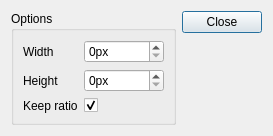
<?xml version="1.0" encoding="UTF-8"?>
<ui version="4.0">
 <class>Bohdan::DialogSaveImageView</class>
 <widget class="QDialog" name="Bohdan::DialogSaveImageView">
  <property name="geometry">
   <rect>
    <x>0</x>
    <y>0</y>
    <width>247</width>
    <height>116</height>
   </rect>
  </property>
  <property name="windowTitle">
   <string>Save View to Image</string>
  </property>
  <property name="modal">
   <bool>true</bool>
  </property>
  <layout class="QHBoxLayout" name="horizontalLayout">
   <item>
    <widget class="QGroupBox" name="groupBox">
     <property name="title">
      <string>Options</string>
     </property>
     <layout class="QFormLayout" name="formLayout">
      <item row="0" column="0">
       <widget class="QLabel" name="label">
        <property name="text">
         <string>Width</string>
        </property>
       </widget>
      </item>
      <item row="0" column="1">
       <widget class="QSpinBox" name="edit_Width">
        <property name="suffix">
         <string>px</string>
        </property>
        <property name="maximum">
         <number>100000</number>
        </property>
        <property name="singleStep">
         <number>10</number>
        </property>
       </widget>
      </item>
      <item row="1" column="0">
       <widget class="QLabel" name="label_2">
        <property name="text">
         <string>Height</string>
        </property>
       </widget>
      </item>
      <item row="1" column="1">
       <widget class="QSpinBox" name="edit_Height">
        <property name="suffix">
         <string>px</string>
        </property>
        <property name="maximum">
         <number>100000</number>
        </property>
        <property name="singleStep">
         <number>10</number>
        </property>
       </widget>
      </item>
      <item row="2" column="0">
       <widget class="QLabel" name="label_3">
        <property name="text">
         <string>Keep ratio</string>
        </property>
       </widget>
      </item>
      <item row="2" column="1">
       <widget class="QCheckBox" name="checkBox_KeepRatio">
        <property name="text">
         <string/>
        </property>
        <property name="checked">
         <bool>true</bool>
        </property>
       </widget>
      </item>
     </layout>
    </widget>
   </item>
   <item>
    <widget class="QDialogButtonBox" name="buttonBox">
     <property name="orientation">
      <enum>Qt::Vertical</enum>
     </property>
     <property name="standardButtons">
      <set>QDialogButtonBox::Close</set>
     </property>
    </widget>
   </item>
  </layout>
 </widget>
 <resources/>
 <connections>
  <connection>
   <sender>buttonBox</sender>
   <signal>accepted()</signal>
   <receiver>Bohdan::DialogSaveImageView</receiver>
   <slot>accept()</slot>
   <hints>
    <hint type="sourcelabel">
     <x>248</x>
     <y>254</y>
    </hint>
    <hint type="destinationlabel">
     <x>157</x>
     <y>274</y>
    </hint>
   </hints>
  </connection>
  <connection>
   <sender>buttonBox</sender>
   <signal>rejected()</signal>
   <receiver>Bohdan::DialogSaveImageView</receiver>
   <slot>reject()</slot>
   <hints>
    <hint type="sourcelabel">
     <x>316</x>
     <y>260</y>
    </hint>
    <hint type="destinationlabel">
     <x>286</x>
     <y>274</y>
    </hint>
   </hints>
  </connection>
 </connections>
</ui>
